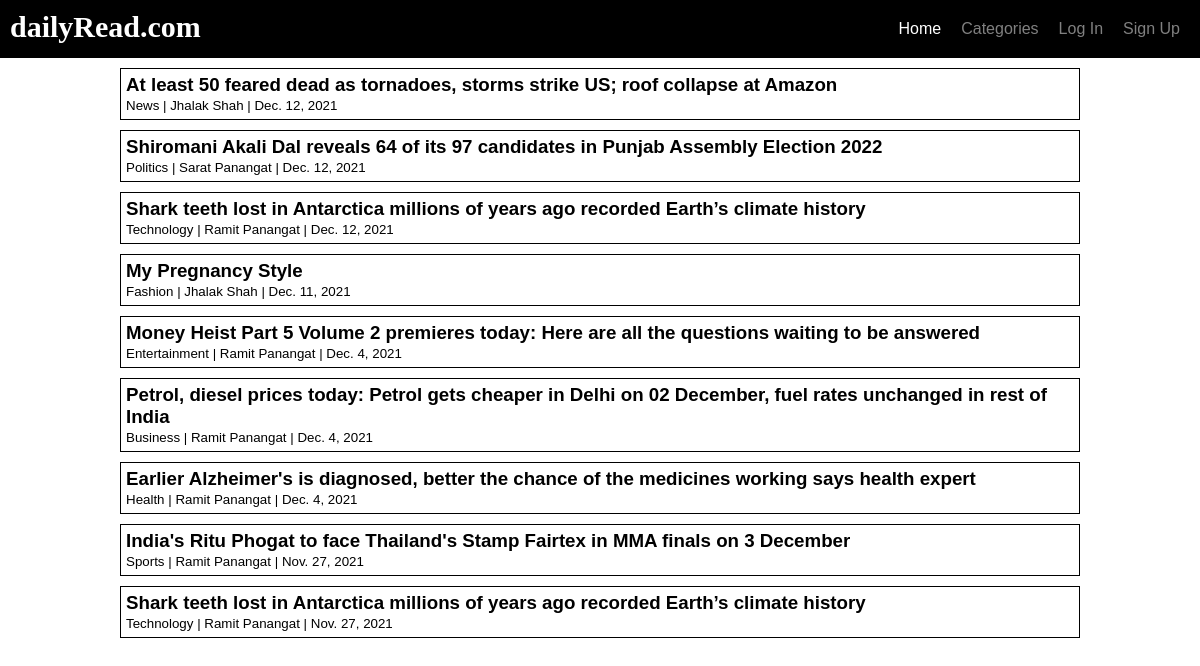
The page / on the database its author committed.
### main/models.py (models this page shows, shortened)
class Post(models.Model):
    title = models.CharField(max_length=255)
    author = models.ForeignKey(User, on_delete=models.CASCADE)
    date = models.DateField(auto_now_add=True)
    category = models.ForeignKey(Category, on_delete=models.CASCADE)
    content = models.TextField()

class Category(models.Model):
    title = models.CharField(max_length=150)
    def __str__(self):
        return self.title

### main/views.py (the view)
# urls.py: path('', views.home, name='home'),
def home(response):
    posts = Post.objects.all().order_by("-date")
    content = {"posts" : posts}
    return render(response, 'home.html', content)

### templates/home.html (shortened to what this page needs)
{% extends 'base.html' %}
{% block tabHome %}active-tab{% endblock tabHome %}
{% block content %}
{% for post in posts %}
    <div class="blog-list">
        <h3><a href="{% url 'articleView' post.pk %}">{{ post.title }}</a></h3>
        <small><a href="{% url 'categoryView' post.category %}">{{ post.category }}</a> | <a href="{% url 'userProfile' post.author %}">{{ post.author.first_name }} {{post.author.last_name}}</a> | {{ post.date }}</small>
    </div>
{% endfor %}
{% endblock content %}

### templates/base.html (shortened to what this page needs)
<!DOCTYPE html>
<html lang="en">
{% load static %}
<head>
    <link rel='stylesheet' type='text/css' href="{% static 'style.css' %}">
    <link rel='stylesheet' type='text/css' href="{% static 'mediaQuery.css' %}">
</head>
<body>
    <header>
        <nav class='navbar'>
            <h2 id="logo"><a href="{% url 'home' %}">dailyRead.com</a></h2>
            <ul class=nav-menu>
                <li><a href="{% url 'home' %}" class="{% block tabHome %}{% endblock tabHome %}">Home</a></li>
                <li><a href="{% url 'categoryList' %}" class="{% block tabCategory %}{% endblock tabCategory %}">Categories</a></li>
                {% if not user.is_authenticated %}
                <li><a href="{% url 'loginPage' %}" class="{% block tabLogIn %}{% endblock tabLogIn %}">Log In</a></li>
                <li><a href="{% url 'signUpPage' %}" class="{% block tabSignUp %}{% endblock tabSignUp %}">Sign Up</a></li>
                {% endif %}
            </ul>
        </nav>
    </header>
    {% block content %}
    {% endblock content %}
</body>
</html>

### static/style.css (style rules this page uses)
* { margin: 0; padding: 0; font-family: Helvetica, Arial, sans-serif; box-sizing: border-box; }
header { background-color: black; }
#logo { padding: 10px; }
#logo a { color: white; font-family: 'Times New Roman', Times, serif; font-size: 30px; text-decoration: none; position: relative; transition: 0.8s ease; }
.navbar { display: flex; justify-content: space-between; }
.navbar ul { display: flex; margin: 0 10px; padding: 15px 0; transition: 0.8s ease; }
.navbar ul li { list-style: none; padding: 5px 10px; transition: 0.8s ease; }
.navbar ul li a { text-decoration: none; color: grey; transition: 0.8s ease; }
.navbar .active-tab { color: white; }
.blog-list { border: 0.5px solid black; padding: 5px; margin: 10px auto; width: 80%; }
.blog-list a { text-decoration: none; color: black; }

### rows shown on the page
Post: title "At least 50 feared dead as tornadoes, storms strike US; roof collapse at Amazon", category "News", author.first_name "Jhalak", author.last_name "Shah", date "Dec. 12, 2021"
Post: title "Shiromani Akali Dal reveals 64 of its 97 candidates in Punjab Assembly Election 2022", category "Politics", author.first_name "Sarat", author.last_name "Panangat", date "Dec. 12, 2021"
Post: title "Shark teeth lost in Antarctica millions of years ago recorded Earth’s climate history", category "Technology", author.first_name "Ramit", author.last_name "Panangat", date "Dec. 12, 2021"
Post: title "My Pregnancy Style", category "Fashion", author.first_name "Jhalak", author.last_name "Shah", date "Dec. 11, 2021"
Post: title "Money Heist Part 5 Volume 2 premieres today: Here are all the questions waiting to be answered", category "Entertainment", author.first_name "Ramit", author.last_name "Panangat", date "Dec. 4, 2021"
Post: title "Petrol, diesel prices today: Petrol gets cheaper in Delhi on 02 December, fuel rates unchanged in rest of India", category "Business", author.first_name "Ramit", author.last_name "Panangat", date "Dec. 4, 2021"
Post: title "Earlier Alzheimer's is diagnosed, better the chance of the medicines working says health expert", category "Health", author.first_name "Ramit", author.last_name "Panangat", date "Dec. 4, 2021"
Post: title "India's Ritu Phogat to face Thailand's Stamp Fairtex in MMA finals on 3 December", category "Sports", author.first_name "Ramit", author.last_name "Panangat", date "Nov. 27, 2021"
Post: title "Shark teeth lost in Antarctica millions of years ago recorded Earth’s climate history", category "Technology", author.first_name "Ramit", author.last_name "Panangat", date "Nov. 27, 2021"
